Frame 1 (no input): blank canvas, image omitted
Frame 60 (no input): blank canvas, image omitted
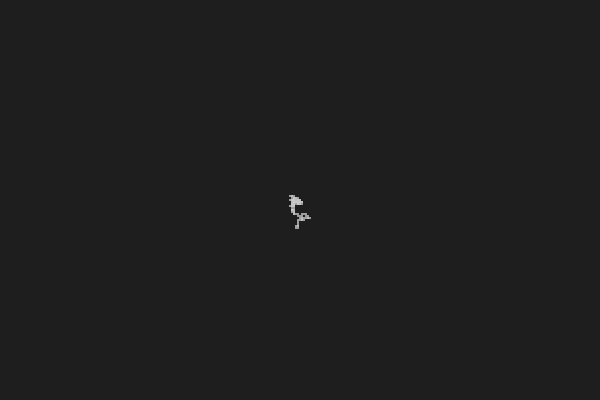
Frame 120 (the mouse pressed at the canvas centre since frame 60)

The p5.js sketch whose frames 1 and 60 were blank and that drew this single picture after the mouse press (run headless with seeded random() and noise() and a simulated clock; from frame 60 on, the mouse is pressed at the canvas centre):

// p5.js sketch
// ── sketch.js
const jump_size = 2;

class Walker {
    constructor() {
        this.x = width/2;
        this.y = height/2;
    }

    step() {
        const chance = floor(random(4));
        if (chance === 0) {
            this.x += jump_size;
        } else if(chance === 1) {
            this.x -= jump_size;
        } else if (chance === 2) {
            this.y += jump_size;
        } else {
            this.y -= jump_size;
        }
    }

    show() {
        stroke(200);
        strokeWeight(2);
        point(this.x, this.y);
    }
}

let walker;

function setup() {
    // Runs once
    createCanvas(600, 400); // width, height
    walker = new Walker();
    walker.show();

     // Runs every frame (default ~60 fps)
     background(30);
}

function draw() {

    walker.step();
    walker.show();
}
